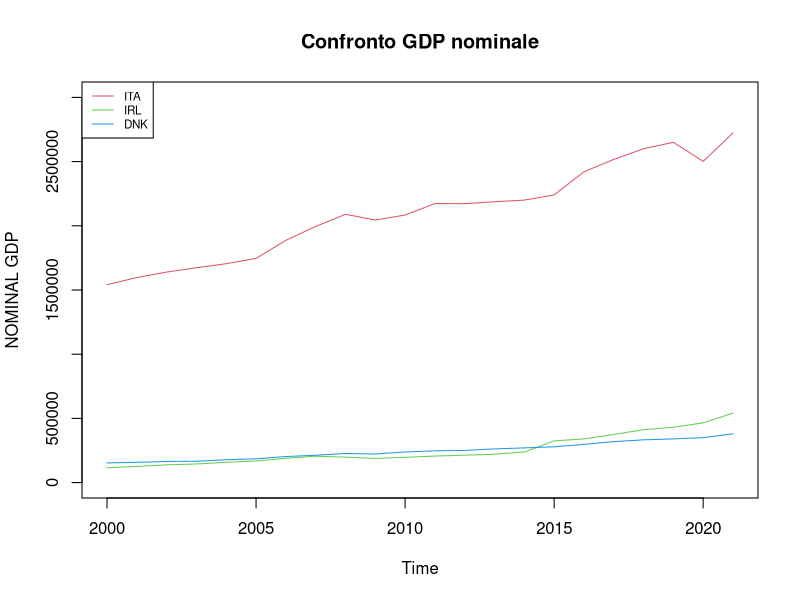
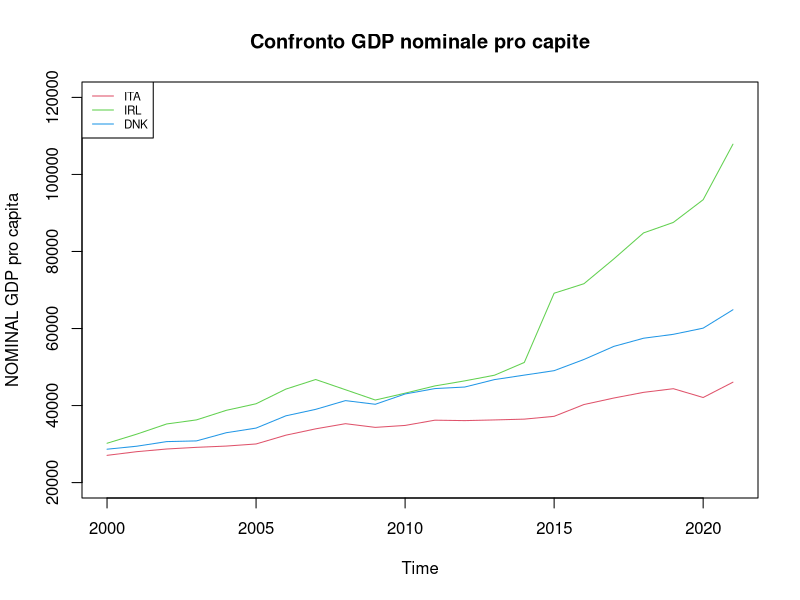
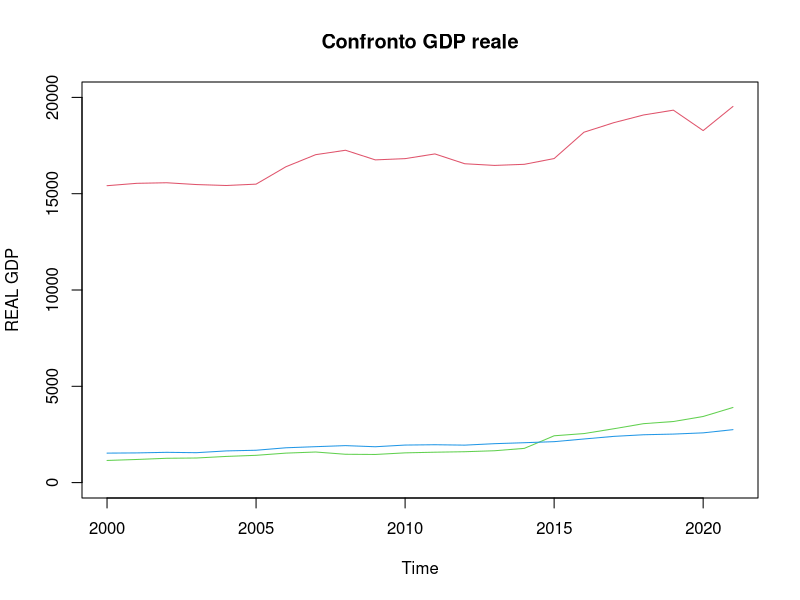
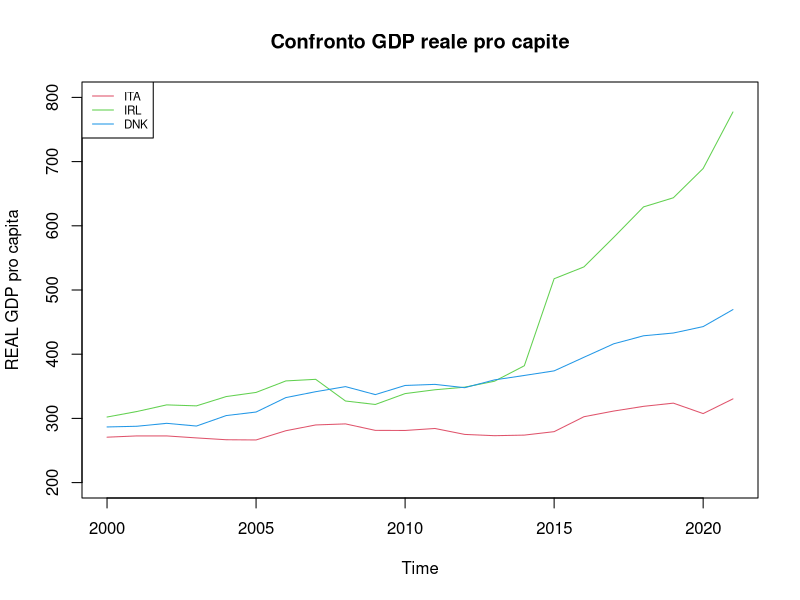
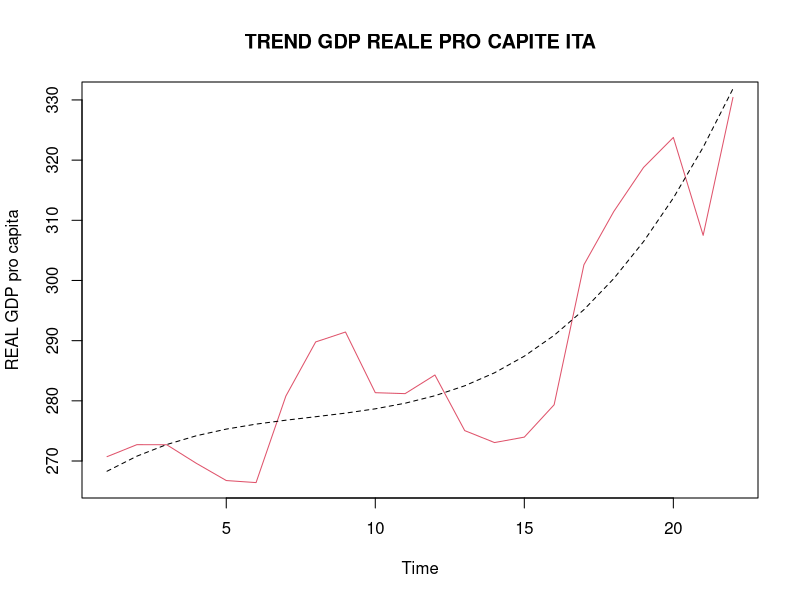
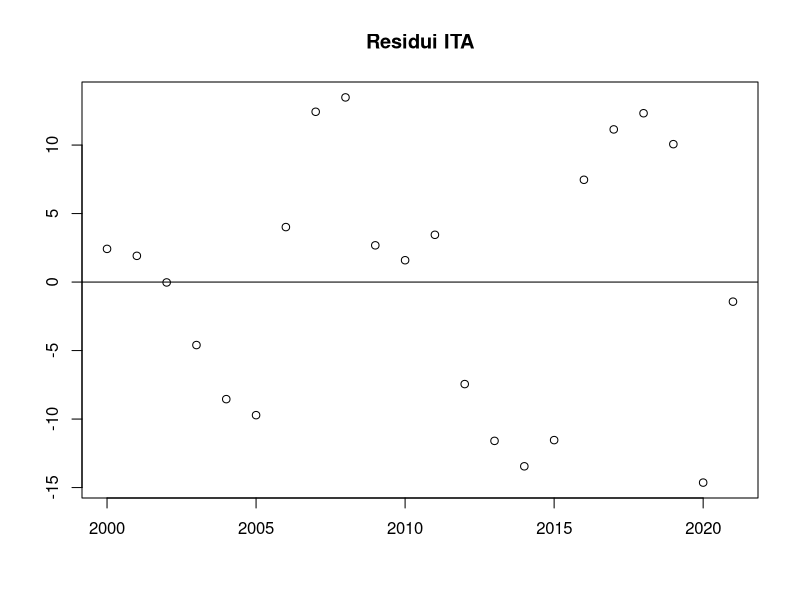

Write the R code that produced these figures, in order. (Note: this script raises an error after producing the figures.)
#IMPORT DATASET
GDP_NOM_CAP_Y= read.csv("../data/GDP_NOM_CAP_Y.csv")
GDP_NOM_TOT_Y= read.csv("../data/GDP_NOM_TOT_Y.csv")
GDP_REAL_base15_Q= read.csv("../data/GDP_REAL_base15_Q.csv")
IPC_base15_Q=read.csv("../data/IPC_base15_Q.csv")
IPC_base15_Y= read.csv("../data/IPC_base15_Y.csv")
#HP_base15_NOM_Q= read.csv("../data/HP_base15_NOM_Q.csv")
#HP_base15_NOM_Y= read.csv("../data/HP_base15_NOM_Y.csv")
HP_base15_REAL_Q= read.csv("../data/HP_base15_REAL_Q.csv")
HP_base15_REAL_Y= read.csv("../data/HP_base15_REAL_Y.csv")
UNEMP_Q= read.csv("../data/UNEMP_Q.csv")
#-------------------------------------------------------------------
#############################################################################
# A) analisi serie storiche pil
#############################################################################

gdp_nom_ita<- GDP_NOM_TOT_Y[GDP_NOM_TOT_Y$LOCATION == "ITA",]$Value
gdp_nom_irl<- GDP_NOM_TOT_Y[GDP_NOM_TOT_Y$LOCATION == "IRL",]$Value
gdp_nom_dnk<- GDP_NOM_TOT_Y[GDP_NOM_TOT_Y$LOCATION == "DNK",]$Value
#PIL NOMINALI ANNUI A CONFRONTO
plot(ts(gdp_nom_ita, start=c(2000,1), frequency = 1), 
     ylim=c(0,3000000), col=2, xlab="Time", ylab="NOMINAL GDP",
     main="Confronto GDP nominale")
lines(ts(gdp_nom_irl, start=c(2000,1), frequency = 1), type="l",col=3)
lines(ts(gdp_nom_dnk, start=c(2000,1), frequency = 1), type="l",col=4)
legend("topleft",cex=0.7, c("ITA", "IRL", "DNK"), col=2:4, lty=1)
#-------------------------------------------------------------------
gdp_nom_cap_ita<- GDP_NOM_CAP_Y[GDP_NOM_CAP_Y$LOCATION == "ITA",]$Value
gdp_nom_cap_irl<- GDP_NOM_CAP_Y[GDP_NOM_CAP_Y$LOCATION == "IRL",]$Value
gdp_nom_cap_dnk<- GDP_NOM_CAP_Y[GDP_NOM_CAP_Y$LOCATION == "DNK",]$Value

#PIL NOMINALI ANNUI PRO CAPITE  A CONFRONTO
plot(ts(gdp_nom_cap_ita, start=c(2000,1), frequency = 1),
     ylim=c(20000,120000),
     col=2, xlab="Time", ylab="NOMINAL GDP pro capita",
     main="Confronto GDP nominale pro capite")
lines(ts(gdp_nom_cap_irl, start=c(2000,1), frequency = 1), type="l",col=3)
lines(ts(gdp_nom_cap_dnk, start=c(2000,1), frequency = 1), type="l",col=4)
legend("topleft",cex=0.7, c("ITA", "IRL", "DNK"), col=2:4, lty=1)
#-------------------------------------------------------------------
#PASSIAMO AL PIL REALE ANNUALE

#Passo intermedio: cambio la base agli IPC
ipc_15_ita<- IPC_base15_Y[IPC_base15_Y$LOCATION == "ITA",]$Value
ipc_00_ita= ipc_15_ita / ipc_15_ita[1]*100
ipc_15_irl<- IPC_base15_Y[IPC_base15_Y$LOCATION == "IRL",]$Value
ipc_00_irl= ipc_15_irl / ipc_15_irl[1]*100
ipc_15_dnk<- IPC_base15_Y[IPC_base15_Y$LOCATION == "DNK",]$Value
ipc_00_dnk= ipc_15_dnk / ipc_15_dnk[1]*100
#Ottengo i pil reali
gdp_real_ita<- gdp_nom_ita / ipc_00_ita
gdp_real_irl<- gdp_nom_irl / ipc_00_irl
gdp_real_dnk<- gdp_nom_dnk / ipc_00_dnk

#Plottiamo i pil reali
plot(ts(gdp_real_ita, start=c(2000,1), frequency = 1),
     col=2, xlab="Time", ylab="REAL GDP", ylim=c(0,20000),
     main="Confronto GDP reale")
lines(ts(gdp_real_irl, start=c(2000,1), frequency = 1), type="l",col=3)
lines(ts(gdp_real_dnk, start=c(2000,1), frequency = 1), type="l",col=4)

#anche qui i termini totali non sono significativi
#Passiamo ai pro capite
gdp_real_cap_ita<- gdp_nom_cap_ita / ipc_00_ita
gdp_real_cap_irl<- gdp_nom_cap_irl / ipc_00_irl
gdp_real_cap_dnk<- gdp_nom_cap_dnk / ipc_00_dnk

plot(ts(gdp_real_cap_ita, start=c(2000,1), frequency = 1),
     col=2, xlab="Time", ylab="REAL GDP pro capita", ylim=c(200,800),
     main="Confronto GDP reale pro capite")
lines(ts(gdp_real_cap_irl, start=c(2000,1), frequency = 1), type="l",col=3)
lines(ts(gdp_real_cap_dnk, start=c(2000,1), frequency = 1), type="l",col=4)
legend("topleft",cex=0.7, c("ITA", "IRL", "DNK"), col=2:4, lty=1)

#STIMA DEL TREND SUL PIL REALE PRO CAPITE DEI VARI PAESI
#HP: sembra che ita e dnk abbiano trend lineare...irl polinomiale/exp
gdp_ttrend<- 1:length(gdp_real_cap_ita) #stesso n° anche per irl e dnk

#ITALIA
LM_gdp_real_cap_ita<-lm(gdp_real_cap_ita ~gdp_ttrend)
PM_gdp_real_cap_ita<-lm(gdp_real_cap_ita ~gdp_ttrend + I(gdp_ttrend^2)+ I(gdp_ttrend^3))
summary(LM_gdp_real_cap_ita)$adj.r.squared   
summary(PM_gdp_real_cap_ita)$adj.r.squared 
#---->per l'italia è opportuno un polinomio di 3 grado
plot(gdp_real_cap_ita,
     col=2, type="l",xlab="Time", ylab="REAL GDP pro capita",
     main="TREND GDP REALE PRO CAPITE ITA")
lines(PM_gdp_real_cap_ita$fitted.values, lty=2)
#analisi dei residui
plot(2000:2021,residuals(PM_gdp_real_cap_ita), xlab="", ylab="", main="Residui ITA")
abline(0,0)
#sembra esserci un andamento sistematico...non va bene!
#forse c'è ciclicità nel pil, ma non sappiamo stimarla
#IRLANDA
LM_gdp_real_cap_irl<-lm(gdp_real_cap_irl ~gdp_ttrend)
PM_gdp_real_cap_irl<-lm(gdp_real_cap_irl ~gdp_ttrend + I(gdp_ttrend^2))
summary(LM_gdp_real_cap_ita)$adj.r.squared     
summary(PM_gdp_real_cap_ita)$adj.r.squared 
#NB: da 2 grado in poi viene un r adj sempre =
#Proviamo col modello esponenziale
EXP_gdp_real_cap_irl <- nls(gdp_real_cap_irl ~ I(a*exp(b*gdp_ttrend)),
                            start=list(a=100, b=1), trace=TRUE) 
#--->dà errore di gradiente singolare, quindi il modello exp non è adatto

plot(gdp_real_cap_irl,
     col=2, type="l",xlab="Time", ylab="REAL GDP pro capita",
     main="TREND GDP REALE PRO CAPITE IRL")
lines(PM_gdp_real_cap_irl$fitted.values, lty=2)
plot(2000:2021,residuals(PM_gdp_real_cap_irl), xlab="", ylab="", main="Residui IRL")
abline(0,0)
#anche qui non benissimo: direi che c'è ciclicità, ma non la sappiamo calcolare
#DANIMARCA
LM_gdp_real_cap_dnk<-lm(gdp_real_cap_dnk ~gdp_ttrend)
PM_gdp_real_cap_dnk<-lm(gdp_real_cap_dnk ~gdp_ttrend + I(gdp_ttrend^2)+I(gdp_ttrend^3))
summary(LM_gdp_real_cap_dnk)$adj.r.squared     
summary(PM_gdp_real_cap_dnk)$adj.r.squared 
#--->confrontando gli R^2 adj il grado del miglior reg è grado 3
plot(gdp_real_cap_dnk,
     col=2, type="l",xlab="Time", ylab="REAL GDP pro capita",
     main="TREND GDP REALE PRO CAPITE DNK")
lines(PM_gdp_real_cap_dnk$fitted.values, lty=2)
#Residui
plot(2000:2021,residuals(PM_gdp_real_cap_dnk), xlab="", ylab="", main="Residui DNK")
abline(0,0)
#Qui sembra bene!



#############################################################################
#B) ANALISI SERIE STORICHE DEI PREZZI DELLE CASE
#############################################################################

#-------------------------------------------------------------------------------
#1)dati reali annuali base 15
hp_base15_real_y_ita<- HP_base15_REAL_Y[HP_base15_REAL_Y$LOCATION == "ITA",]$Value
hp_base15_real_y_irl<- HP_base15_REAL_Y[HP_base15_REAL_Y$LOCATION == "IRL",]$Value
hp_base15_real_y_dnk<- HP_base15_REAL_Y[HP_base15_REAL_Y$LOCATION == "DNK",]$Value
#Passando a base 2000
hp_base00_real_y_ita<-hp_base15_real_y_ita/hp_base15_real_y_ita[1]*100
hp_base00_real_y_irl<-hp_base15_real_y_irl/hp_base15_real_y_irl[1]*100
hp_base00_real_y_dnk<-hp_base15_real_y_dnk/hp_base15_real_y_dnk[1]*100
#-------------------------------------------------------------------------------
#2)dati reali trimestrali base 15
hp_base15_real_q_ita<- HP_base15_REAL_Q[HP_base15_REAL_Q$LOCATION == "ITA",]$Value
hp_base15_real_q_irl<- HP_base15_REAL_Q[HP_base15_REAL_Q$LOCATION == "IRL",]$Value
hp_base15_real_q_dnk<- HP_base15_REAL_Q[HP_base15_REAL_Q$LOCATION == "DNK",]$Value
#Passando a base 2000
hp_base00_real_q_ita<-hp_base15_real_q_ita/hp_base15_real_q_ita[1]*100
hp_base00_real_q_irl<-hp_base15_real_q_irl/hp_base15_real_q_irl[1]*100
hp_base00_real_q_dnk<-hp_base15_real_q_dnk/hp_base15_real_q_dnk[1]*100
#-------------------------------------------------------------------------------
#Grafico del prezzo delle case reale annuale
plot(ts(hp_base00_real_y_ita, start=c(2000,1), frequency = 1), ylim=c(80,180),
     col=2, xlab="Time", ylab="REAL HP",
     main="Confronto HP reale")
lines(ts(hp_base00_real_y_irl, start=c(2000,1), frequency = 1), type="l",col=3)
lines(ts(hp_base00_real_y_dnk, start=c(2000,1), frequency = 1), type="l",col=4)
legend("topleft",cex=0.5, c("ITA", "IRL", "DNK"), col=2:4, lty=1)

#Affordability: divido il pil pro capite reale(ho solo i dati annui) per hp reale
affordability_ita<-gdp_real_cap_ita[-length(gdp_real_cap_ita)]/hp_base00_real_y_ita
affordability_irl<-gdp_real_cap_irl[-length(gdp_real_cap_irl)]/hp_base00_real_y_irl
affordability_dnk<-gdp_real_cap_dnk[-length(gdp_real_cap_dnk)]/hp_base00_real_y_dnk
plot(ts(affordability_ita, start=c(2000,1), frequency = 1), ylim=c(1.9,5.2),
     col=2, xlab="Time", ylab="REAL HP/REAL GDP CAPITA",
     main="Confronto AFFORDABILITY")
lines(ts(affordability_irl, start=c(2000,1), frequency = 1), type="l",col=3)
lines(ts(affordability_dnk, start=c(2000,1), frequency = 1), type="l",col=4)
legend("topleft",cex=0.6, c("ITA", "IRL", "DNK"), col=2:4, lty=1)


#Intanto facciamo il trend
hp_ttrend<- 1:length(hp_base00_real_q_ita)

#1) ITALIA
#trend dell'ita
LM_hp_q_ita<-lm(hp_base00_real_q_ita ~ hp_ttrend)
PM_hp_q_ita<-lm(hp_base00_real_q_ita ~ hp_ttrend + I(hp_ttrend^2)+ I(hp_ttrend^3)+ I(hp_ttrend^4)+ I(hp_ttrend^5))
summary(LM_hp_q_ita)$adj.r.squared 
summary(PM_hp_q_ita)$adj.r.squared #il migliore è di grado 5
plot(hp_base00_real_q_ita,
     col=2, type="l",xlab="Time", ylab="REAL GDP pro capita",
     main="TREND Hp trimestrale")
lines(PM_hp_q_ita$fitted.values, lty=2)
plot(seq(from=2000.25,to=2022.5,by=0.25),residuals(PM_hp_q_ita), xlab="", ylab="", main="Residui ITA")
abline(0,0)
#residui non al top....magari c'è componente stagionale??
#NB: In realtà dal grafico non si vede nessuna apparente stagionalità
#facciamo un'analisi di  per scoprirlo
#creo il vettore dummies
trimestri<- c(rep(c("Q1","Q2","Q3","Q4"),22 ), "Q1","Q2")
stag_mod_ita<- lm(residuals(PM_hp_q_ita)~trimestri-1)
summary(stag_mod_ita)
plot(residuals(PM_hp_q_ita), main="residui ITA")
lines(fitted.values(stag_mod_ita), col="red")
#linea piatta...dunque verificato che non c'è stagionalità
#NB: se ora facessi i residui dello stag mod sarebbero ~= ai res del PM_mod

#Abbiamo dimostrato che non c'è stagionalità
#In realtà sul sito oecd "indices are seasonally adjusted", quindi tutto torna.
#Quindi come giustifico sti residui schifosi? o c'è ciclo, o servono metodi di ottimizzazione non lineari

#2) IRLANDA
#trend dell'irl
LM_hp_q_irl<-lm(hp_base00_real_q_irl ~ hp_ttrend)
PM_hp_q_irl<-lm(hp_base00_real_q_irl ~ hp_ttrend + I(hp_ttrend^2)+ I(hp_ttrend^3)+ I(hp_ttrend^4)++ I(hp_ttrend^5)++ I(hp_ttrend^6)++ I(hp_ttrend^7)+ I(hp_ttrend^8)+ I(hp_ttrend^9)+ I(hp_ttrend^10))
summary(LM_hp_q_irl)$adj.r.squared 
summary(PM_hp_q_irl)$adj.r.squared #il migliore è di grado 10 :(

plot(hp_base00_real_q_irl,
     col=2, type="l",xlab="Time", ylab="REAL GDP pro capita",
     main="TREND Hp trimestrale")
lines(PM_hp_q_irl$fitted.values, lty=2)
plot(seq(from=2000.25,to=2022.5,by=0.25),residuals(PM_hp_q_irl), xlab="", ylab="", main="Residui IRL")
abline(0,0)
trimestri<- c(rep(c("Q1","Q2","Q3","Q4"),22 ), "Q1","Q2")
stag_mod_irl<- lm(residuals(PM_hp_q_irl)~trimestri-1)
summary(stag_mod_irl)
plot(residuals(PM_hp_q_irl))
lines(fitted.values(stag_mod_ita), col="red")
#linea piatta...dunque verificato che non c'è stagionalità
#NB: se ora facessi i residui dello stag mod sarebbero ~= ai res del PM_mod

#3) DANIMARCA
#trend della danimarca
LM_hp_q_dnk<-lm(hp_base00_real_q_dnk ~ hp_ttrend)
PM_hp_q_dnk<-lm(hp_base00_real_q_dnk ~ hp_ttrend + I(hp_ttrend^2)+ I(hp_ttrend^3))
summary(LM_hp_q_dnk)$adj.r.squared 
summary(PM_hp_q_dnk)$adj.r.squared #il migliore è di grado 3

plot(seq(from=2000.25,to=2022.5,by=0.25),hp_base00_real_q_dnk,
     col=2, type="l",xlab="Time", ylab="REAL GDP pro capita",
     main="TREND Hp trimestrale")
lines(seq(from=2000.25,to=2022.5,by=0.25),PM_hp_q_dnk$fitted.values, lty=2)

plot(seq(from=2000.25,to=2022.5,by=0.25),residuals(PM_hp_q_irl), xlab="", ylab="", main="Residui IRL")
abline(0,0)
trimestri<- c(rep(c("Q1","Q2","Q3","Q4"),22 ), "Q1","Q2")
stag_mod_dnk<- lm(residuals(PM_hp_q_irl)~trimestri-1)
summary(stag_mod_dnk)
plot(residuals(PM_hp_q_dnk))
lines(fitted.values(stag_mod_ita), col="red")
#linea piatta...dunque verificato che non c'è stagionalità
#NB: se ora facessi i residui dello stag mod sarebbero ~= ai res del PM_mod



#############################################################################
# C) TASSO DI DISOCCUPAZIONE
#############################################################################
unemp_ita<- UNEMP_Q[UNEMP_Q$LOCATION == "ITA",]$Value
unemp_irl<- UNEMP_Q[UNEMP_Q$LOCATION == "IRL",]$Value
unemp_dnk<- UNEMP_Q[UNEMP_Q$LOCATION == "DNK",]$Value

plot(ts(unemp_ita, start=c(2000,1), frequency = 4), 
     main="Tasso disoccupazione ITA", col=2, ylim=c(3,16),
     xlab="Time", ylab="Unemployment rate")
lines(ts(unemp_irl, start=c(2000,1), frequency = 4), type="l",col=3)
lines(ts(unemp_dnk, start=c(2000,1), frequency = 4), type="l",col=4)
legend("topleft",cex=0.55, c("ITA", "IRL", "DNK"), col=2:4, lty=1)